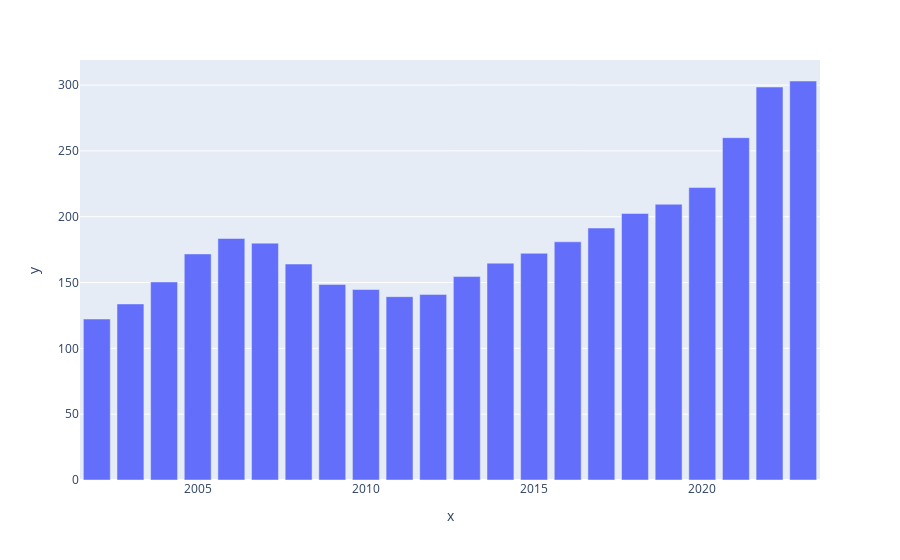

Write notebook code for a chart like this one.
### Code cell
px.bar(x=AVG_CSUSHISA_Per_Year.Year,y=AVG_CSUSHISA_Per_Year.CSUSHPISA)

### Figure 1 — Plotly figure (JSON) as saved in the notebook; plotly's stock layout.template omitted (floating-point values rounded to 4 significant figures)
{"data": [{"alignmentgroup": "True", "hovertemplate": "x=%{x}<br>y=%{y}<extra></extra>", "legendgroup": "", "marker": {"color": "#636efa", "pattern": {"shape": ""}}, "name": "", "offsetgroup": "", "orientation": "v", "showlegend": false, "textposition": "auto", "type": "bar", "x": [2002, 2003, 2004, 2005, 2006, 2007, 2008, 2009, 2010, 2011, 2012, 2013, 2014, 2015, 2016, 2017, 2018, 2019, 2020, 2021, 2022, 2023], "xaxis": "x", "y": [122.3, 133.7, 150.4, 171.7, 183.4, 179.9, 164.1, 148.5, 144.7, 139.3, 141.0, 154.5, 164.7, 172.2, 180.9, 191.4, 202.5, 209.5, 222.1, 260.0, 298.5, 303.1], "yaxis": "y"}], "layout": {"barmode": "relative", "legend": {"tracegroupgap": 0}, "margin": {"t": 60}, "xaxis": {"anchor": "y", "domain": [0, 1], "title": {"text": "x"}}, "yaxis": {"anchor": "x", "domain": [0, 1], "title": {"text": "y"}}}}
